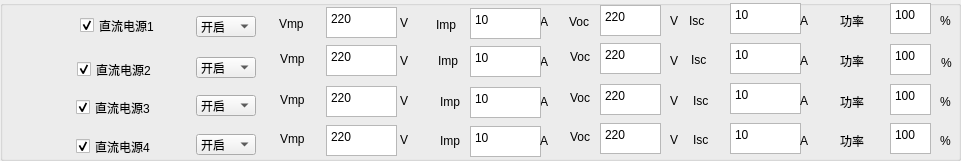
  <widget class="QGroupBox" name="groupBox_2">
   <property name="geometry">
    <rect>
     <x>0</x>
     <y>90</y>
     <width>961</width>
     <height>161</height>
    </rect>
   </property>
   <property name="title">
    <string/>
   </property>
   <widget class="QLabel" name="label_17">
    <property name="geometry">
     <rect>
      <x>280</x>
      <y>90</y>
      <width>31</width>
      <height>20</height>
     </rect>
    </property>
    <property name="text">
     <string>Vmp</string>
    </property>
   </widget>
   <widget class="QTextEdit" name="textEdit_S1_DC2_Isc">
    <property name="geometry">
     <rect>
      <x>730</x>
      <y>43</y>
      <width>71</width>
      <height>31</height>
     </rect>
    </property>
    <property name="html">
     <string>&lt;!DOCTYPE HTML PUBLIC &quot;-//W3C//DTD HTML 4.0//EN&quot; &quot;http://www.w3.org/TR/REC-html40/strict.dtd&quot;&gt;
&lt;html&gt;&lt;head&gt;&lt;meta name=&quot;qrichtext&quot; content=&quot;1&quot; /&gt;&lt;style type=&quot;text/css&quot;&gt;
p, li { white-space: pre-wrap; }
&lt;/style&gt;&lt;/head&gt;&lt;body style=&quot; font-family:'SimSun'; font-size:9pt; font-weight:400; font-style:normal;&quot;&gt;
&lt;p style=&quot; margin-top:0px; margin-bottom:0px; margin-left:0px; margin-right:0px; -qt-block-indent:0; text-indent:0px;&quot;&gt;10&lt;/p&gt;&lt;/body&gt;&lt;/html&gt;</string>
    </property>
   </widget>
   <widget class="QTextEdit" name="textEdit_S1_DC2_PF">
    <property name="geometry">
     <rect>
      <x>890</x>
      <y>44</y>
      <width>41</width>
      <height>31</height>
     </rect>
    </property>
    <property name="html">
     <string>&lt;!DOCTYPE HTML PUBLIC &quot;-//W3C//DTD HTML 4.0//EN&quot; &quot;http://www.w3.org/TR/REC-html40/strict.dtd&quot;&gt;
&lt;html&gt;&lt;head&gt;&lt;meta name=&quot;qrichtext&quot; content=&quot;1&quot; /&gt;&lt;style type=&quot;text/css&quot;&gt;
p, li { white-space: pre-wrap; }
&lt;/style&gt;&lt;/head&gt;&lt;body style=&quot; font-family:'SimSun'; font-size:9pt; font-weight:400; font-style:normal;&quot;&gt;
&lt;p style=&quot; margin-top:0px; margin-bottom:0px; margin-left:0px; margin-right:0px; -qt-block-indent:0; text-indent:0px;&quot;&gt;100&lt;/p&gt;&lt;/body&gt;&lt;/html&gt;</string>
    </property>
   </widget>
   <widget class="QTextEdit" name="textEdit_S1_DC3_Voc">
    <property name="geometry">
     <rect>
      <x>600</x>
      <y>84</y>
      <width>61</width>
      <height>31</height>
     </rect>
    </property>
    <property name="html">
     <string>&lt;!DOCTYPE HTML PUBLIC &quot;-//W3C//DTD HTML 4.0//EN&quot; &quot;http://www.w3.org/TR/REC-html40/strict.dtd&quot;&gt;
&lt;html&gt;&lt;head&gt;&lt;meta name=&quot;qrichtext&quot; content=&quot;1&quot; /&gt;&lt;style type=&quot;text/css&quot;&gt;
p, li { white-space: pre-wrap; }
&lt;/style&gt;&lt;/head&gt;&lt;body style=&quot; font-family:'SimSun'; font-size:9pt; font-weight:400; font-style:normal;&quot;&gt;
&lt;p style=&quot; margin-top:0px; margin-bottom:0px; margin-left:0px; margin-right:0px; -qt-block-indent:0; text-indent:0px;&quot;&gt;220&lt;/p&gt;&lt;/body&gt;&lt;/html&gt;</string>
    </property>
   </widget>
   <widget class="QTextEdit" name="textEdit_S1_DC3_Isc">
    <property name="geometry">
     <rect>
      <x>730</x>
      <y>83</y>
      <width>71</width>
      <height>31</height>
     </rect>
    </property>
    <property name="html">
     <string>&lt;!DOCTYPE HTML PUBLIC &quot;-//W3C//DTD HTML 4.0//EN&quot; &quot;http://www.w3.org/TR/REC-html40/strict.dtd&quot;&gt;
&lt;html&gt;&lt;head&gt;&lt;meta name=&quot;qrichtext&quot; content=&quot;1&quot; /&gt;&lt;style type=&quot;text/css&quot;&gt;
p, li { white-space: pre-wrap; }
&lt;/style&gt;&lt;/head&gt;&lt;body style=&quot; font-family:'SimSun'; font-size:9pt; font-weight:400; font-style:normal;&quot;&gt;
&lt;p style=&quot; margin-top:0px; margin-bottom:0px; margin-left:0px; margin-right:0px; -qt-block-indent:0; text-indent:0px;&quot;&gt;10&lt;/p&gt;&lt;/body&gt;&lt;/html&gt;</string>
    </property>
   </widget>
   <widget class="QLabel" name="label_110">
    <property name="geometry">
     <rect>
      <x>400</x>
      <y>13</y>
      <width>16</width>
      <height>20</height>
     </rect>
    </property>
    <property name="text">
     <string>V</string>
    </property>
   </widget>
   <widget class="QTextEdit" name="textEdit_S1_DC1_Isc">
    <property name="geometry">
     <rect>
      <x>730</x>
      <y>3</y>
      <width>71</width>
      <height>31</height>
     </rect>
    </property>
    <property name="html">
     <string>&lt;!DOCTYPE HTML PUBLIC &quot;-//W3C//DTD HTML 4.0//EN&quot; &quot;http://www.w3.org/TR/REC-html40/strict.dtd&quot;&gt;
&lt;html&gt;&lt;head&gt;&lt;meta name=&quot;qrichtext&quot; content=&quot;1&quot; /&gt;&lt;style type=&quot;text/css&quot;&gt;
p, li { white-space: pre-wrap; }
&lt;/style&gt;&lt;/head&gt;&lt;body style=&quot; font-family:'SimSun'; font-size:9pt; font-weight:400; font-style:normal;&quot;&gt;
&lt;p style=&quot; margin-top:0px; margin-bottom:0px; margin-left:0px; margin-right:0px; -qt-block-indent:0; text-indent:0px;&quot;&gt;10&lt;/p&gt;&lt;/body&gt;&lt;/html&gt;</string>
    </property>
   </widget>
   <widget class="QLabel" name="label_125">
    <property name="geometry">
     <rect>
      <x>440</x>
      <y>133</y>
      <width>31</width>
      <height>16</height>
     </rect>
    </property>
    <property name="text">
     <string>Imp</string>
    </property>
   </widget>
   <widget class="QLabel" name="label_128">
    <property name="geometry">
     <rect>
      <x>800</x>
      <y>53</y>
      <width>16</width>
      <height>16</height>
     </rect>
    </property>
    <property name="text">
     <string>A</string>
    </property>
   </widget>
   <widget class="QLabel" name="label_112">
    <property name="geometry">
     <rect>
      <x>941</x>
      <y>55</y>
      <width>16</width>
      <height>16</height>
     </rect>
    </property>
    <property name="text">
     <string>%</string>
    </property>
   </widget>
   <widget class="QTextEdit" name="textEdit_S1_DC1_VOLT">
    <property name="geometry">
     <rect>
      <x>326</x>
      <y>7</y>
      <width>71</width>
      <height>31</height>
     </rect>
    </property>
    <property name="html">
     <string>&lt;!DOCTYPE HTML PUBLIC &quot;-//W3C//DTD HTML 4.0//EN&quot; &quot;http://www.w3.org/TR/REC-html40/strict.dtd&quot;&gt;
&lt;html&gt;&lt;head&gt;&lt;meta name=&quot;qrichtext&quot; content=&quot;1&quot; /&gt;&lt;style type=&quot;text/css&quot;&gt;
p, li { white-space: pre-wrap; }
&lt;/style&gt;&lt;/head&gt;&lt;body style=&quot; font-family:'SimSun'; font-size:9pt; font-weight:400; font-style:normal;&quot;&gt;
&lt;p style=&quot; margin-top:0px; margin-bottom:0px; margin-left:0px; margin-right:0px; -qt-block-indent:0; text-indent:0px;&quot;&gt;220&lt;/p&gt;&lt;/body&gt;&lt;/html&gt;</string>
    </property>
   </widget>
   <widget class="QLabel" name="label_55">
    <property name="geometry">
     <rect>
      <x>940</x>
      <y>13</y>
      <width>16</width>
      <height>16</height>
     </rect>
    </property>
    <property name="text">
     <string>%</string>
    </property>
   </widget>
   <widget class="QLabel" name="label_116">
    <property name="geometry">
     <rect>
      <x>840</x>
      <y>94</y>
      <width>41</width>
      <height>16</height>
     </rect>
    </property>
    <property name="text">
     <string>功率</string>
    </property>
   </widget>
   <widget class="QComboBox" name="comboBox_S1_DC4">
    <property name="geometry">
     <rect>
      <x>196</x>
      <y>134</y>
      <width>60</width>
      <height>21</height>
     </rect>
    </property>
    <item>
     <property name="text">
      <string>开启</string>
     </property>
    </item>
    <item>
     <property name="text">
      <string>关闭</string>
     </property>
    </item>
   </widget>
   <widget class="QCheckBox" name="checkBox_S1_DC4">
    <property name="geometry">
     <rect>
      <x>76</x>
      <y>126</y>
      <width>111</width>
      <height>41</height>
     </rect>
    </property>
    <property name="text">
     <string>直流电源4</string>
    </property>
    <property name="checked">
     <bool>true</bool>
    </property>
   </widget>
   <widget class="QLabel" name="label_109">
    <property name="geometry">
     <rect>
      <x>670</x>
      <y>13</y>
      <width>16</width>
      <height>16</height>
     </rect>
    </property>
    <property name="text">
     <string>V</string>
    </property>
   </widget>
   <widget class="QLabel" name="label_57">
    <property name="geometry">
     <rect>
      <x>540</x>
      <y>94</y>
      <width>16</width>
      <height>16</height>
     </rect>
    </property>
    <property name="text">
     <string>A</string>
    </property>
   </widget>
   <widget class="QLabel" name="label_105">
    <property name="geometry">
     <rect>
      <x>693</x>
      <y>132</y>
      <width>31</width>
      <height>16</height>
     </rect>
    </property>
    <property name="text">
     <string>Isc</string>
    </property>
   </widget>
   <widget class="QTextEdit" name="textEdit_S1_DC3_VOLT">
    <property name="geometry">
     <rect>
      <x>326</x>
      <y>86</y>
      <width>71</width>
      <height>31</height>
     </rect>
    </property>
    <property name="html">
     <string>&lt;!DOCTYPE HTML PUBLIC &quot;-//W3C//DTD HTML 4.0//EN&quot; &quot;http://www.w3.org/TR/REC-html40/strict.dtd&quot;&gt;
&lt;html&gt;&lt;head&gt;&lt;meta name=&quot;qrichtext&quot; content=&quot;1&quot; /&gt;&lt;style type=&quot;text/css&quot;&gt;
p, li { white-space: pre-wrap; }
&lt;/style&gt;&lt;/head&gt;&lt;body style=&quot; font-family:'SimSun'; font-size:9pt; font-weight:400; font-style:normal;&quot;&gt;
&lt;p style=&quot; margin-top:0px; margin-bottom:0px; margin-left:0px; margin-right:0px; -qt-block-indent:0; text-indent:0px;&quot;&gt;220&lt;/p&gt;&lt;/body&gt;&lt;/html&gt;</string>
    </property>
   </widget>
   <widget class="QLabel" name="label_120">
    <property name="geometry">
     <rect>
      <x>436</x>
      <y>14</y>
      <width>31</width>
      <height>21</height>
     </rect>
    </property>
    <property name="text">
     <string>Imp</string>
    </property>
   </widget>
   <widget class="QLabel" name="label_14">
    <property name="geometry">
     <rect>
      <x>280</x>
      <y>49</y>
      <width>31</width>
      <height>20</height>
     </rect>
    </property>
    <property name="text">
     <string>Vmp</string>
    </property>
   </widget>
   <widget class="QLabel" name="label_59">
    <property name="geometry">
     <rect>
      <x>691</x>
      <y>52</y>
      <width>31</width>
      <height>16</height>
     </rect>
    </property>
    <property name="text">
     <string>Isc</string>
    </property>
   </widget>
   <widget class="QLabel" name="label_13">
    <property name="geometry">
     <rect>
      <x>279</x>
      <y>13</y>
      <width>41</width>
      <height>21</height>
     </rect>
    </property>
    <property name="text">
     <string>Vmp</string>
    </property>
   </widget>
   <widget class="QLabel" name="label_53">
    <property name="geometry">
     <rect>
      <x>540</x>
      <y>54</y>
      <width>16</width>
      <height>16</height>
     </rect>
    </property>
    <property name="text">
     <string>A</string>
    </property>
   </widget>
   <widget class="QComboBox" name="comboBox_S1_DC1">
    <property name="geometry">
     <rect>
      <x>196</x>
      <y>16</y>
      <width>60</width>
      <height>21</height>
     </rect>
    </property>
    <item>
     <property name="text">
      <string>开启</string>
     </property>
    </item>
    <item>
     <property name="text">
      <string>关闭</string>
     </property>
    </item>
   </widget>
   <widget class="QCheckBox" name="checkBox_S1_DC3">
    <property name="geometry">
     <rect>
      <x>76</x>
      <y>87</y>
      <width>111</width>
      <height>41</height>
     </rect>
    </property>
    <property name="text">
     <string>直流电源3</string>
    </property>
    <property name="checked">
     <bool>true</bool>
    </property>
   </widget>
   <widget class="QTextEdit" name="textEdit_S1_DC4_VOLT">
    <property name="geometry">
     <rect>
      <x>326</x>
      <y>125</y>
      <width>71</width>
      <height>31</height>
     </rect>
    </property>
    <property name="html">
     <string>&lt;!DOCTYPE HTML PUBLIC &quot;-//W3C//DTD HTML 4.0//EN&quot; &quot;http://www.w3.org/TR/REC-html40/strict.dtd&quot;&gt;
&lt;html&gt;&lt;head&gt;&lt;meta name=&quot;qrichtext&quot; content=&quot;1&quot; /&gt;&lt;style type=&quot;text/css&quot;&gt;
p, li { white-space: pre-wrap; }
&lt;/style&gt;&lt;/head&gt;&lt;body style=&quot; font-family:'SimSun'; font-size:9pt; font-weight:400; font-style:normal;&quot;&gt;
&lt;p style=&quot; margin-top:0px; margin-bottom:0px; margin-left:0px; margin-right:0px; -qt-block-indent:0; text-indent:0px;&quot;&gt;220&lt;/p&gt;&lt;/body&gt;&lt;/html&gt;</string>
    </property>
   </widget>
   <widget class="QLabel" name="label_58">
    <property name="geometry">
     <rect>
      <x>440</x>
      <y>94</y>
      <width>31</width>
      <height>16</height>
     </rect>
    </property>
    <property name="text">
     <string>Imp</string>
    </property>
   </widget>
   <widget class="QLabel" name="label_129">
    <property name="geometry">
     <rect>
      <x>840</x>
      <y>53</y>
      <width>41</width>
      <height>16</height>
     </rect>
    </property>
    <property name="text">
     <string>功率</string>
    </property>
   </widget>
   <widget class="QComboBox" name="comboBox_S1_DC2">
    <property name="geometry">
     <rect>
      <x>196</x>
      <y>57</y>
      <width>60</width>
      <height>21</height>
     </rect>
    </property>
    <item>
     <property name="text">
      <string>开启</string>
     </property>
    </item>
    <item>
     <property name="text">
      <string>关闭</string>
     </property>
    </item>
   </widget>
   <widget class="QTextEdit" name="textEdit_S1_DC2_VOLT">
    <property name="geometry">
     <rect>
      <x>326</x>
      <y>45</y>
      <width>71</width>
      <height>31</height>
     </rect>
    </property>
    <property name="html">
     <string>&lt;!DOCTYPE HTML PUBLIC &quot;-//W3C//DTD HTML 4.0//EN&quot; &quot;http://www.w3.org/TR/REC-html40/strict.dtd&quot;&gt;
&lt;html&gt;&lt;head&gt;&lt;meta name=&quot;qrichtext&quot; content=&quot;1&quot; /&gt;&lt;style type=&quot;text/css&quot;&gt;
p, li { white-space: pre-wrap; }
&lt;/style&gt;&lt;/head&gt;&lt;body style=&quot; font-family:'SimSun'; font-size:9pt; font-weight:400; font-style:normal;&quot;&gt;
&lt;p style=&quot; margin-top:0px; margin-bottom:0px; margin-left:0px; margin-right:0px; -qt-block-indent:0; text-indent:0px;&quot;&gt;220&lt;/p&gt;&lt;/body&gt;&lt;/html&gt;</string>
    </property>
   </widget>
   <widget class="QTextEdit" name="textEdit_S1_DC3_PF">
    <property name="geometry">
     <rect>
      <x>890</x>
      <y>84</y>
      <width>41</width>
      <height>31</height>
     </rect>
    </property>
    <property name="html">
     <string>&lt;!DOCTYPE HTML PUBLIC &quot;-//W3C//DTD HTML 4.0//EN&quot; &quot;http://www.w3.org/TR/REC-html40/strict.dtd&quot;&gt;
&lt;html&gt;&lt;head&gt;&lt;meta name=&quot;qrichtext&quot; content=&quot;1&quot; /&gt;&lt;style type=&quot;text/css&quot;&gt;
p, li { white-space: pre-wrap; }
&lt;/style&gt;&lt;/head&gt;&lt;body style=&quot; font-family:'SimSun'; font-size:9pt; font-weight:400; font-style:normal;&quot;&gt;
&lt;p style=&quot; margin-top:0px; margin-bottom:0px; margin-left:0px; margin-right:0px; -qt-block-indent:0; text-indent:0px;&quot;&gt;100&lt;/p&gt;&lt;/body&gt;&lt;/html&gt;</string>
    </property>
   </widget>
   <widget class="QLabel" name="label_117">
    <property name="geometry">
     <rect>
      <x>940</x>
      <y>133</y>
      <width>16</width>
      <height>16</height>
     </rect>
    </property>
    <property name="text">
     <string>%</string>
    </property>
   </widget>
   <widget class="QLabel" name="label_51">
    <property name="geometry">
     <rect>
      <x>670</x>
      <y>53</y>
      <width>16</width>
      <height>16</height>
     </rect>
    </property>
    <property name="text">
     <string>V</string>
    </property>
   </widget>
   <widget class="QTextEdit" name="textEdit_S1_DC4_CURR">
    <property name="geometry">
     <rect>
      <x>470</x>
      <y>126</y>
      <width>71</width>
      <height>31</height>
     </rect>
    </property>
    <property name="html">
     <string>&lt;!DOCTYPE HTML PUBLIC &quot;-//W3C//DTD HTML 4.0//EN&quot; &quot;http://www.w3.org/TR/REC-html40/strict.dtd&quot;&gt;
&lt;html&gt;&lt;head&gt;&lt;meta name=&quot;qrichtext&quot; content=&quot;1&quot; /&gt;&lt;style type=&quot;text/css&quot;&gt;
p, li { white-space: pre-wrap; }
&lt;/style&gt;&lt;/head&gt;&lt;body style=&quot; font-family:'SimSun'; font-size:9pt; font-weight:400; font-style:normal;&quot;&gt;
&lt;p style=&quot; margin-top:0px; margin-bottom:0px; margin-left:0px; margin-right:0px; -qt-block-indent:0; text-indent:0px;&quot;&gt;10&lt;/p&gt;&lt;/body&gt;&lt;/html&gt;</string>
    </property>
   </widget>
   <widget class="QLabel" name="label_101">
    <property name="geometry">
     <rect>
      <x>693</x>
      <y>93</y>
      <width>31</width>
      <height>16</height>
     </rect>
    </property>
    <property name="text">
     <string>Isc</string>
    </property>
   </widget>
   <widget class="QLabel" name="label_127">
    <property name="geometry">
     <rect>
      <x>400</x>
      <y>93</y>
      <width>16</width>
      <height>16</height>
     </rect>
    </property>
    <property name="text">
     <string>V</string>
    </property>
   </widget>
   <widget class="QLabel" name="label_100">
    <property name="geometry">
     <rect>
      <x>840</x>
      <y>133</y>
      <width>41</width>
      <height>16</height>
     </rect>
    </property>
    <property name="text">
     <string>功率</string>
    </property>
   </widget>
   <widget class="QLabel" name="label_106">
    <property name="geometry">
     <rect>
      <x>689</x>
      <y>13</y>
      <width>31</width>
      <height>16</height>
     </rect>
    </property>
    <property name="text">
     <string>Isc</string>
    </property>
   </widget>
   <widget class="QLabel" name="label_118">
    <property name="geometry">
     <rect>
      <x>540</x>
      <y>14</y>
      <width>16</width>
      <height>16</height>
     </rect>
    </property>
    <property name="text">
     <string>A</string>
    </property>
   </widget>
   <widget class="QLabel" name="label_119">
    <property name="geometry">
     <rect>
      <x>670</x>
      <y>93</y>
      <width>16</width>
      <height>16</height>
     </rect>
    </property>
    <property name="text">
     <string>V</string>
    </property>
   </widget>
   <widget class="QCheckBox" name="checkBox_S1_DC1">
    <property name="geometry">
     <rect>
      <x>80</x>
      <y>10</y>
      <width>111</width>
      <height>31</height>
     </rect>
    </property>
    <property name="text">
     <string>直流电源1</string>
    </property>
    <property name="checked">
     <bool>true</bool>
    </property>
   </widget>
   <widget class="QLabel" name="label_54">
    <property name="geometry">
     <rect>
      <x>280</x>
      <y>129</y>
      <width>31</width>
      <height>20</height>
     </rect>
    </property>
    <property name="text">
     <string>Vmp</string>
    </property>
   </widget>
   <widget class="QComboBox" name="comboBox_S1_DC3">
    <property name="geometry">
     <rect>
      <x>196</x>
      <y>95</y>
      <width>60</width>
      <height>21</height>
     </rect>
    </property>
    <item>
     <property name="text">
      <string>开启</string>
     </property>
    </item>
    <item>
     <property name="text">
      <string>关闭</string>
     </property>
    </item>
   </widget>
   <widget class="QTextEdit" name="textEdit_S1_DC1_Voc">
    <property name="geometry">
     <rect>
      <x>600</x>
      <y>5</y>
      <width>61</width>
      <height>31</height>
     </rect>
    </property>
    <property name="html">
     <string>&lt;!DOCTYPE HTML PUBLIC &quot;-//W3C//DTD HTML 4.0//EN&quot; &quot;http://www.w3.org/TR/REC-html40/strict.dtd&quot;&gt;
&lt;html&gt;&lt;head&gt;&lt;meta name=&quot;qrichtext&quot; content=&quot;1&quot; /&gt;&lt;style type=&quot;text/css&quot;&gt;
p, li { white-space: pre-wrap; }
&lt;/style&gt;&lt;/head&gt;&lt;body style=&quot; font-family:'SimSun'; font-size:9pt; font-weight:400; font-style:normal;&quot;&gt;
&lt;p style=&quot; margin-top:0px; margin-bottom:0px; margin-left:0px; margin-right:0px; -qt-block-indent:0; text-indent:0px;&quot;&gt;220&lt;/p&gt;&lt;/body&gt;&lt;/html&gt;</string>
    </property>
   </widget>
   <widget class="QLabel" name="label_103">
    <property name="geometry">
     <rect>
      <x>540</x>
      <y>133</y>
      <width>16</width>
      <height>16</height>
     </rect>
    </property>
    <property name="text">
     <string>A</string>
    </property>
   </widget>
   <widget class="QLabel" name="label_52">
    <property name="geometry">
     <rect>
      <x>438</x>
      <y>53</y>
      <width>31</width>
      <height>16</height>
     </rect>
    </property>
    <property name="text">
     <string>Imp</string>
    </property>
   </widget>
   <widget class="QTextEdit" name="textEdit_S1_DC4_Isc">
    <property name="geometry">
     <rect>
      <x>730</x>
      <y>123</y>
      <width>71</width>
      <height>31</height>
     </rect>
    </property>
    <property name="html">
     <string>&lt;!DOCTYPE HTML PUBLIC &quot;-//W3C//DTD HTML 4.0//EN&quot; &quot;http://www.w3.org/TR/REC-html40/strict.dtd&quot;&gt;
&lt;html&gt;&lt;head&gt;&lt;meta name=&quot;qrichtext&quot; content=&quot;1&quot; /&gt;&lt;style type=&quot;text/css&quot;&gt;
p, li { white-space: pre-wrap; }
&lt;/style&gt;&lt;/head&gt;&lt;body style=&quot; font-family:'SimSun'; font-size:9pt; font-weight:400; font-style:normal;&quot;&gt;
&lt;p style=&quot; margin-top:0px; margin-bottom:0px; margin-left:0px; margin-right:0px; -qt-block-indent:0; text-indent:0px;&quot;&gt;10&lt;/p&gt;&lt;/body&gt;&lt;/html&gt;</string>
    </property>
   </widget>
   <widget class="QLabel" name="label_104">
    <property name="geometry">
     <rect>
      <x>840</x>
      <y>13</y>
      <width>41</width>
      <height>16</height>
     </rect>
    </property>
    <property name="text">
     <string>功率</string>
    </property>
   </widget>
   <widget class="QTextEdit" name="textEdit_S1_DC3_CURR">
    <property name="geometry">
     <rect>
      <x>470</x>
      <y>87</y>
      <width>71</width>
      <height>31</height>
     </rect>
    </property>
    <property name="html">
     <string>&lt;!DOCTYPE HTML PUBLIC &quot;-//W3C//DTD HTML 4.0//EN&quot; &quot;http://www.w3.org/TR/REC-html40/strict.dtd&quot;&gt;
&lt;html&gt;&lt;head&gt;&lt;meta name=&quot;qrichtext&quot; content=&quot;1&quot; /&gt;&lt;style type=&quot;text/css&quot;&gt;
p, li { white-space: pre-wrap; }
&lt;/style&gt;&lt;/head&gt;&lt;body style=&quot; font-family:'SimSun'; font-size:9pt; font-weight:400; font-style:normal;&quot;&gt;
&lt;p style=&quot; margin-top:0px; margin-bottom:0px; margin-left:0px; margin-right:0px; -qt-block-indent:0; text-indent:0px;&quot;&gt;10&lt;/p&gt;&lt;/body&gt;&lt;/html&gt;</string>
    </property>
   </widget>
   <widget class="QLabel" name="label_114">
    <property name="geometry">
     <rect>
      <x>800</x>
      <y>133</y>
      <width>16</width>
      <height>16</height>
     </rect>
    </property>
    <property name="text">
     <string>A</string>
    </property>
   </widget>
   <widget class="QLabel" name="label_126">
    <property name="geometry">
     <rect>
      <x>400</x>
      <y>132</y>
      <width>16</width>
      <height>16</height>
     </rect>
    </property>
    <property name="text">
     <string>V</string>
    </property>
   </widget>
   <widget class="QLabel" name="label_111">
    <property name="geometry">
     <rect>
      <x>670</x>
      <y>132</y>
      <width>16</width>
      <height>16</height>
     </rect>
    </property>
    <property name="text">
     <string>V</string>
    </property>
   </widget>
   <widget class="QLabel" name="label_108">
    <property name="geometry">
     <rect>
      <x>569</x>
      <y>12</y>
      <width>31</width>
      <height>20</height>
     </rect>
    </property>
    <property name="text">
     <string>Voc</string>
    </property>
   </widget>
   <widget class="QLabel" name="label_122">
    <property name="geometry">
     <rect>
      <x>570</x>
      <y>47</y>
      <width>31</width>
      <height>20</height>
     </rect>
    </property>
    <property name="text">
     <string>Voc</string>
    </property>
   </widget>
   <widget class="QLabel" name="label_56">
    <property name="geometry">
     <rect>
      <x>800</x>
      <y>13</y>
      <width>16</width>
      <height>16</height>
     </rect>
    </property>
    <property name="text">
     <string>A</string>
    </property>
   </widget>
   <widget class="QTextEdit" name="textEdit_S1_DC4_PF">
    <property name="geometry">
     <rect>
      <x>890</x>
      <y>123</y>
      <width>41</width>
      <height>31</height>
     </rect>
    </property>
    <property name="html">
     <string>&lt;!DOCTYPE HTML PUBLIC &quot;-//W3C//DTD HTML 4.0//EN&quot; &quot;http://www.w3.org/TR/REC-html40/strict.dtd&quot;&gt;
&lt;html&gt;&lt;head&gt;&lt;meta name=&quot;qrichtext&quot; content=&quot;1&quot; /&gt;&lt;style type=&quot;text/css&quot;&gt;
p, li { white-space: pre-wrap; }
&lt;/style&gt;&lt;/head&gt;&lt;body style=&quot; font-family:'SimSun'; font-size:9pt; font-weight:400; font-style:normal;&quot;&gt;
&lt;p style=&quot; margin-top:0px; margin-bottom:0px; margin-left:0px; margin-right:0px; -qt-block-indent:0; text-indent:0px;&quot;&gt;100&lt;/p&gt;&lt;/body&gt;&lt;/html&gt;</string>
    </property>
   </widget>
   <widget class="QTextEdit" name="textEdit_S1_DC2_Voc">
    <property name="geometry">
     <rect>
      <x>600</x>
      <y>43</y>
      <width>61</width>
      <height>31</height>
     </rect>
    </property>
    <property name="html">
     <string>&lt;!DOCTYPE HTML PUBLIC &quot;-//W3C//DTD HTML 4.0//EN&quot; &quot;http://www.w3.org/TR/REC-html40/strict.dtd&quot;&gt;
&lt;html&gt;&lt;head&gt;&lt;meta name=&quot;qrichtext&quot; content=&quot;1&quot; /&gt;&lt;style type=&quot;text/css&quot;&gt;
p, li { white-space: pre-wrap; }
&lt;/style&gt;&lt;/head&gt;&lt;body style=&quot; font-family:'SimSun'; font-size:9pt; font-weight:400; font-style:normal;&quot;&gt;
&lt;p style=&quot; margin-top:0px; margin-bottom:0px; margin-left:0px; margin-right:0px; -qt-block-indent:0; text-indent:0px;&quot;&gt;220&lt;/p&gt;&lt;/body&gt;&lt;/html&gt;</string>
    </property>
   </widget>
   <widget class="QTextEdit" name="textEdit_S1_DC1_PF">
    <property name="geometry">
     <rect>
      <x>890</x>
      <y>3</y>
      <width>41</width>
      <height>31</height>
     </rect>
    </property>
    <property name="html">
     <string>&lt;!DOCTYPE HTML PUBLIC &quot;-//W3C//DTD HTML 4.0//EN&quot; &quot;http://www.w3.org/TR/REC-html40/strict.dtd&quot;&gt;
&lt;html&gt;&lt;head&gt;&lt;meta name=&quot;qrichtext&quot; content=&quot;1&quot; /&gt;&lt;style type=&quot;text/css&quot;&gt;
p, li { white-space: pre-wrap; }
&lt;/style&gt;&lt;/head&gt;&lt;body style=&quot; font-family:'SimSun'; font-size:9pt; font-weight:400; font-style:normal;&quot;&gt;
&lt;p style=&quot; margin-top:0px; margin-bottom:0px; margin-left:0px; margin-right:0px; -qt-block-indent:0; text-indent:0px;&quot;&gt;100&lt;/p&gt;&lt;/body&gt;&lt;/html&gt;</string>
    </property>
   </widget>
   <widget class="QLabel" name="label_15">
    <property name="geometry">
     <rect>
      <x>400</x>
      <y>53</y>
      <width>16</width>
      <height>16</height>
     </rect>
    </property>
    <property name="text">
     <string>V</string>
    </property>
   </widget>
   <widget class="QTextEdit" name="textEdit_S1_DC1_CURR">
    <property name="geometry">
     <rect>
      <x>470</x>
      <y>8</y>
      <width>71</width>
      <height>31</height>
     </rect>
    </property>
    <property name="html">
     <string>&lt;!DOCTYPE HTML PUBLIC &quot;-//W3C//DTD HTML 4.0//EN&quot; &quot;http://www.w3.org/TR/REC-html40/strict.dtd&quot;&gt;
&lt;html&gt;&lt;head&gt;&lt;meta name=&quot;qrichtext&quot; content=&quot;1&quot; /&gt;&lt;style type=&quot;text/css&quot;&gt;
p, li { white-space: pre-wrap; }
&lt;/style&gt;&lt;/head&gt;&lt;body style=&quot; font-family:'SimSun'; font-size:9pt; font-weight:400; font-style:normal;&quot;&gt;
&lt;p style=&quot; margin-top:0px; margin-bottom:0px; margin-left:0px; margin-right:0px; -qt-block-indent:0; text-indent:0px;&quot;&gt;10&lt;/p&gt;&lt;/body&gt;&lt;/html&gt;</string>
    </property>
   </widget>
   <widget class="QCheckBox" name="checkBox_S1_DC2">
    <property name="geometry">
     <rect>
      <x>77</x>
      <y>49</y>
      <width>111</width>
      <height>41</height>
     </rect>
    </property>
    <property name="text">
     <string>直流电源2</string>
    </property>
    <property name="checked">
     <bool>true</bool>
    </property>
   </widget>
   <widget class="QLabel" name="label_130">
    <property name="geometry">
     <rect>
      <x>570</x>
      <y>88</y>
      <width>31</width>
      <height>20</height>
     </rect>
    </property>
    <property name="text">
     <string>Voc</string>
    </property>
   </widget>
   <widget class="QLabel" name="label_124">
    <property name="geometry">
     <rect>
      <x>800</x>
      <y>93</y>
      <width>16</width>
      <height>16</height>
     </rect>
    </property>
    <property name="text">
     <string>A</string>
    </property>
   </widget>
   <widget class="QLabel" name="label_121">
    <property name="geometry">
     <rect>
      <x>570</x>
      <y>127</y>
      <width>31</width>
      <height>20</height>
     </rect>
    </property>
    <property name="text">
     <string>Voc</string>
    </property>
   </widget>
   <widget class="QLabel" name="label_115">
    <property name="geometry">
     <rect>
      <x>940</x>
      <y>94</y>
      <width>16</width>
      <height>16</height>
     </rect>
    </property>
    <property name="text">
     <string>%</string>
    </property>
   </widget>
   <widget class="QTextEdit" name="textEdit_S1_DC2_CURR">
    <property name="geometry">
     <rect>
      <x>470</x>
      <y>46</y>
      <width>71</width>
      <height>31</height>
     </rect>
    </property>
    <property name="html">
     <string>&lt;!DOCTYPE HTML PUBLIC &quot;-//W3C//DTD HTML 4.0//EN&quot; &quot;http://www.w3.org/TR/REC-html40/strict.dtd&quot;&gt;
&lt;html&gt;&lt;head&gt;&lt;meta name=&quot;qrichtext&quot; content=&quot;1&quot; /&gt;&lt;style type=&quot;text/css&quot;&gt;
p, li { white-space: pre-wrap; }
&lt;/style&gt;&lt;/head&gt;&lt;body style=&quot; font-family:'SimSun'; font-size:9pt; font-weight:400; font-style:normal;&quot;&gt;
&lt;p style=&quot; margin-top:0px; margin-bottom:0px; margin-left:0px; margin-right:0px; -qt-block-indent:0; text-indent:0px;&quot;&gt;10&lt;/p&gt;&lt;/body&gt;&lt;/html&gt;</string>
    </property>
   </widget>
   <widget class="QTextEdit" name="textEdit_S1_DC4_Voc">
    <property name="geometry">
     <rect>
      <x>600</x>
      <y>123</y>
      <width>61</width>
      <height>31</height>
     </rect>
    </property>
    <property name="html">
     <string>&lt;!DOCTYPE HTML PUBLIC &quot;-//W3C//DTD HTML 4.0//EN&quot; &quot;http://www.w3.org/TR/REC-html40/strict.dtd&quot;&gt;
&lt;html&gt;&lt;head&gt;&lt;meta name=&quot;qrichtext&quot; content=&quot;1&quot; /&gt;&lt;style type=&quot;text/css&quot;&gt;
p, li { white-space: pre-wrap; }
&lt;/style&gt;&lt;/head&gt;&lt;body style=&quot; font-family:'SimSun'; font-size:9pt; font-weight:400; font-style:normal;&quot;&gt;
&lt;p style=&quot; margin-top:0px; margin-bottom:0px; margin-left:0px; margin-right:0px; -qt-block-indent:0; text-indent:0px;&quot;&gt;220&lt;/p&gt;&lt;/body&gt;&lt;/html&gt;</string>
    </property>
   </widget>
  </widget>
